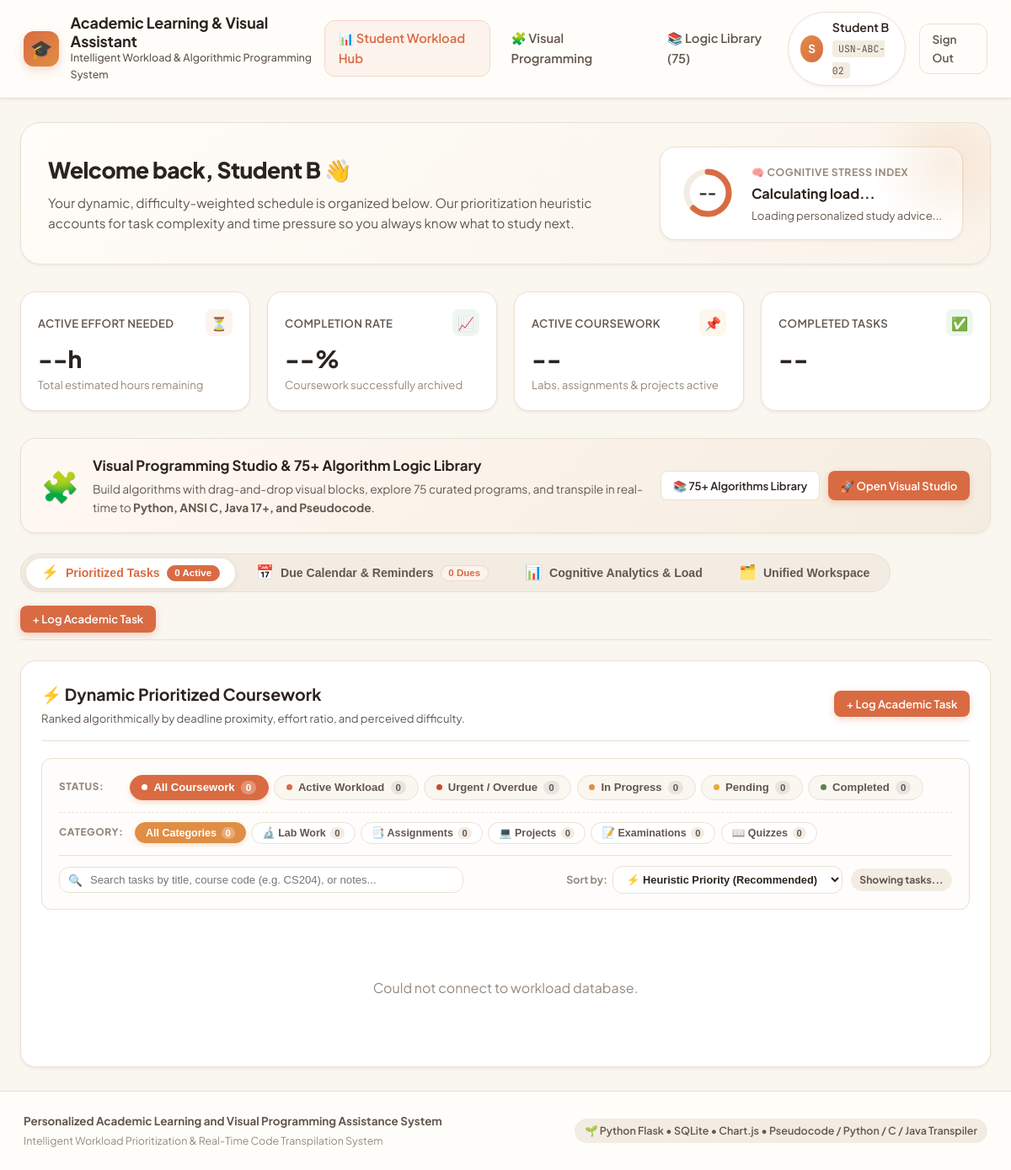
/dashboard (signed in), run on the app's committed database.
### tables this page shows
CREATE TABLE users (
        id INTEGER PRIMARY KEY AUTOINCREMENT,
        username TEXT UNIQUE NOT NULL,
        email TEXT UNIQUE NOT NULL,
        password_hash TEXT NOT NULL,
        full_name TEXT NOT NULL,
        usn TEXT,
        semester INTEGER DEFAULT 3,
        role TEXT DEFAULT 'student',
        created_at TIMESTAMP DEFAULT CURRENT_TIMESTAMP
    );

### app.py (the view)
@app.route('/dashboard')
@login_required
def dashboard():
    if session.get('role') == 'admin':
        return redirect(url_for('admin_dashboard'))
    return render_template('dashboard.html')

### app.py (called while the page is built)
def login_required(f):
    @wraps(f)
    def decorated_function(*args, **kwargs):
        if 'user_id' not in session:
            flash("Please sign in to access your academic dashboard.", "info")
            return redirect(url_for('login', next=request.url))
        return f(*args, **kwargs)
    return decorated_function

@app.context_processor
def inject_user():
    user = None
    if 'user_id' in session:
        user = UserModel.get_by_id(session['user_id'])
    return dict(current_user=user)

### database.py (called while the page is built)
def get_db_connection():
    conn = sqlite3.connect(Config.DATABASE_PATH)
    conn.row_factory = sqlite3.Row
    conn.execute("PRAGMA foreign_keys = ON")
    return conn

### models.py (called while the page is built)
    @staticmethod
    def get_by_id(user_id):
        conn = get_db_connection()
        user = conn.execute("SELECT * FROM users WHERE id = ?", (user_id,)).fetchone()
        conn.close()
        return dict(user) if user else None

### templates/dashboard.html (shortened to what this page needs)
{% extends 'base.html' %}
{% block extra_css %}
<link rel="stylesheet" href="{{ url_for('static', filename='css/dashboard.css') }}">
{% endblock %}
{% block content %}
<div class="dash-hero">
    <div class="dash-hero-text">
        <h2>Welcome back, {{ current_user.full_name }} 👋</h2>
        <p>
            Your dynamic, difficulty-weighted schedule is organized below. Our prioritization heuristic accounts for task complexity and time pressure so you always know what to study next.
        </p>
    </div>
    <div class="cognitive-card">
        <div class="stress-dial-wrapper">
            <svg class="stress-dial-svg" viewBox="0 0 64 64">
                <circle class="stress-dial-bg" cx="32" cy="32" r="25" />
                <circle id="stressDialFill" class="stress-dial-fill" cx="32" cy="32" r="25"
                        stroke-dasharray="157" stroke-dashoffset="60" />
            </svg>
            <div id="stressDialNumber" class="stress-dial-number">--</div>
        </div>
        <div class="cognitive-info">
            <span class="cognitive-label">🧠 Cognitive Stress Index</span>
            <div id="cognitiveStatus" class="cognitive-status">Calculating load...</div>
            <p id="cognitiveTip" class="cognitive-tip">
                Loading personalized study advice...
            </p>
        </div>
    </div>
</div>
<div class="metrics-row">
    <div class="metric-card">
        <div class="metric-header">
            <span class="metric-title">Active Effort Needed</span>
            <div class="metric-icon icon-terracotta">⏳</div>
        </div>
        <div id="metricActiveHours" class="metric-val">--h</div>
        <span class="metric-subtitle">Total estimated hours remaining</span>
    </div>
    <div class="metric-card">
        <div class="metric-header">
            <span class="metric-title">Completion Rate</span>
            <div class="metric-icon icon-sage">📈</div>
        </div>
        <div id="metricCompletionRate" class="metric-val">--%</div>
        <span class="metric-subtitle">Coursework successfully archived</span>
    </div>
    <div class="metric-card">
        <div class="metric-header">
            <span class="metric-title">Active Coursework</span>
            <div class="metric-icon icon-amber">📌</div>
        </div>
        <div id="metricActiveCount" class="metric-val">--</div>
        <span class="metric-subtitle">Labs, assignments & projects active</span>
    </div>
    <div class="metric-card">
        <div class="metric-header">
            <span class="metric-title">Completed Tasks</span>
            <div class="metric-icon icon-sage">✅</div>
        </div>
        <div id="metricCompletedCount" class="metric-val">--</div>
    </div>
</div>
<div class="logic-studio-callout">
    <div class="logic-callout-text">
        <span class="callout-icon">🧩</span>
        <div>
            <h4>Visual Programming Studio &amp; 75+ Algorithm Logic Library</h4>
            <p>
                Build algorithms with drag-and-drop visual blocks, explore 75 curated programs, and transpile in real-time to <strong>Python, ANSI C, Java 17+, and Pseudocode</strong>.
            </p>
        </div>
    </div>
    <div class="logic-callout-actions">
        <a href="{{ url_for('program_library') }}" class="btn btn-secondary btn-sm">
            📚 75+ Algorithms Library
        </a>
        <a href="{{ url_for('visual_assistant') }}" class="btn btn-primary btn-sm">
            🚀 Open Visual Studio
        </a>
    </div>
</div>
<div class="hub-tabs-container">
    <div class="hub-tabs-nav" role="tablist">
        <button type="button" class="hub-tab-btn active" data-hub-tab="tasks" role="tab" aria-selected="true">
            <span class="hub-tab-icon">⚡</span>
            <span class="hub-tab-label">Prioritized Tasks</span>
            <span id="hubTabBadgeTasks" class="hub-tab-badge">0 Active</span>
        </button>
        <button type="button" class="hub-tab-btn" data-hub-tab="calendar" role="tab" aria-selected="false">
            <span class="hub-tab-icon">📅</span>
            <span class="hub-tab-label">Due Calendar &amp; Reminders</span>
            <span id="hubTabBadgeCalendar" class="hub-tab-badge">0 Dues</span>
        </button>
        <button type="button" class="hub-tab-btn" data-hub-tab="analytics" role="tab" aria-selected="false">
            <span class="hub-tab-icon">📊</span>
            <span class="hub-tab-label">Cognitive Analytics &amp; Load</span>
        </button>
        <button type="button" class="hub-tab-btn" data-hub-tab="unified" role="tab" aria-selected="false">
            <span class="hub-tab-icon">🗂️</span>
            <span class="hub-tab-label">Unified Workspace</span>
        </button>
    </div>
    <div class="hub-tabs-actions">
        <button type="button" id="btnHubOpenAddTask" class="btn btn-primary btn-sm">
            + Log Academic Task
        </button>
    </div>
</div>
<div class="dashboard-grid dashboard-hub-layout" id="dashboardMainContainer" data-active-view="tasks">
    <div class="task-section-card">
        <div class="task-section-header">
            <div class="task-section-title-wrap">
                <h3>⚡ Dynamic Prioritized Coursework</h3>
                <p>Ranked algorithmically by deadline proximity, effort ratio, and perceived difficulty.</p>
            </div>
            <div>
                <button type="button" id="btnOpenAddTask" class="btn btn-primary btn-sm">
                    + Log Academic Task
                </button>
            </div>
        </div>
        <div class="tasktabs-system">
            <div class="tasktabs-row tasktabs-status-row">
                <span class="tasktabs-row-label">Status:</span>
                <div class="tasktabs-pills-list">
                    <button type="button" class="tasktab-btn active" data-status="all">
                        <span class="tasktab-dot dot-all"></span>
                        <span class="tasktab-text">All Coursework</span>
                        <span class="tasktab-count" id="badgeCountAll">0</span>
                    </button>
                    <button type="button" class="tasktab-btn" data-status="active">
                        <span class="tasktab-dot dot-active"></span>
                        <span class="tasktab-text">Active Workload</span>
                        <span class="tasktab-count count-active" id="badgeCountActive">0</span>
                    </button>
                    <button type="button" class="tasktab-btn" data-status="urgent">
                        <span class="tasktab-dot dot-urgent"></span>
                        <span class="tasktab-text">Urgent / Overdue</span>
                        <span class="tasktab-count count-urgent" id="badgeCountUrgent">0</span>
                    </button>
                    <button type="button" class="tasktab-btn" data-status="In Progress">
                        <span class="tasktab-dot dot-progress"></span>
                        <span class="tasktab-text">In Progress</span>
                        <span class="tasktab-count" id="badgeCountInProgress">0</span>
                    </button>
                    <button type="button" class="tasktab-btn" data-status="Pending">
                        <span class="tasktab-dot dot-pending"></span>
                        <span class="tasktab-text">Pending</span>
                        <span class="tasktab-count" id="badgeCountPending">0</span>
                    </button>
                    <button type="button" class="tasktab-btn" data-status="Completed">
                        <span class="tasktab-dot dot-completed"></span>
                        <span class="tasktab-text">Completed</span>
                        <span class="tasktab-count count-completed" id="badgeCountCompleted">0</span>
                    </button>
                </div>
            </div>
            <div class="tasktabs-row tasktabs-category-row">
                <span class="tasktabs-row-label">Category:</span>
                <div class="category-chips-list">
                    <button type="button" class="category-chip-btn active" data-category="all">
                        <span>All Categories</span>
                        <span class="chip-count" id="catCountAll">0</span>
                    </button>
                    <button type="button" class="category-chip-btn" data-category="Laboratory Work">
                        <span>🔬 Lab Work</span>
                        <span class="chip-count" id="catCountLab">0</span>
                    </button>
                    <button type="button" class="category-chip-btn" data-category="Assignment">
                        <span>📑 Assignments</span>
                        <span class="chip-count" id="catCountAssign">0</span>
                    </button>
                    <button type="button" class="category-chip-btn" data-category="Project">
                        <span>💻 Projects</span>
                        <span class="chip-count" id="catCountProj">0</span>
                    </button>
                    <button type="button" class="category-chip-btn" data-category="Examination">
                        <span>📝 Examinations</span>
                        <span class="chip-count" id="catCountExam">0</span>
                    </button>
                    <button type="button" class="category-chip-btn" data-category="Reading/Quiz">
                        <span>📖 Quizzes</span>
                        <span class="chip-count" id="catCountQuiz">0</span>
                    </button>
                </div>
            </div>
            <div class="tasktabs-row tasktabs-controls-row">
                <div class="task-search-box">
                    <span class="search-icon">🔍</span>
                    <input type="text" id="taskSearchInput" class="task-search-field" placeholder="Search tasks by title, course code (e.g. CS204), or notes...">
                </div>
                <div class="task-controls-right">
                    <div class="sort-selector-wrapper">
                        <label for="taskSortSelect" class="sort-label">Sort by:</label>
                        <select id="taskSortSelect" class="sort-dropdown">
                            <option value="priority" selected>⚡ Heuristic Priority (Recommended)</option>
                        </select>
                    </div>
                    <span id="taskResultsCount" class="results-count-pill">Showing tasks...</span>
                </div>
            </div>
        </div>
        <div id="tasksListContainer" class="tasks-list">
        </div>
    </div>
</div>
{% endblock %}

### templates/base.html (shortened to what this page needs)
<!DOCTYPE html>
<html lang="en">
<head>
    <link rel="stylesheet" href="{{ url_for('static', filename='css/style.css') }}">
    {% block extra_css %}{% endblock %}
</head>
<body>
    <nav class="navbar">
        <a href="{{ url_for('dashboard') if current_user else url_for('login') }}" class="brand-wrapper">
            <div class="brand-logo-icon">🎓</div>
            <div class="brand-info">
                <h1>Academic Learning & Visual Assistant</h1>
                <span>Intelligent Workload & Algorithmic Programming System</span>
            </div>
        </a>
        {% if current_user %}
        <ul class="nav-links">
            {% if current_user.role == 'admin' %}
            <li>
                <a href="{{ url_for('admin_dashboard') }}" class="nav-link {% if request.path == '/admin' %}active{% endif %}" style="color:var(--primary); font-weight:700;">
                    🛡️ Admin Oversight
                </a>
            </li>
            {% else %}
            <li>
                <a href="{{ url_for('dashboard') }}" class="nav-link {% if request.path == '/dashboard' %}active{% endif %}">
                    📊 Student Workload Hub
                </a>
            </li>
            {% endif %}
            <li>
                <a href="{{ url_for('visual_assistant') }}" class="nav-link {% if request.path == '/visual-assistant' %}active{% endif %}">
                    🧩 Visual Programming
                </a>
            </li>
            <li>
                <a href="{{ url_for('program_library') }}" class="nav-link {% if request.path == '/program-library' %}active{% endif %}">
                    📚 Logic Library (75)
                </a>
            </li>
        </ul>
        <div class="nav-user">
            <div class="user-badge">
                <div class="avatar-circle">
                    {{ current_user.full_name[0] if current_user.full_name else 'S' }}
                </div>
                <div>
                    <div class="user-name">{{ current_user.full_name }}</div>
                    <span class="usn-pill">{{ current_user.usn or 'User' }}</span>
                </div>
            </div>
            <a href="{{ url_for('logout') }}" class="btn-signout" title="Sign out safely">Sign Out</a>
        </div>
        {% endif %}
    </nav>
    <main class="page-container">
        {% block content %}{% endblock %}
    </main>
    <footer class="footer">
        <div class="footer-content">
            <div>
                <strong>Personalized Academic Learning and Visual Programming Assistance System</strong>
                <p style="margin-top:0.25rem; font-size:0.78rem; color:var(--text-tertiary);">
                    Intelligent Workload Prioritization & Real-Time Code Transpilation System
                </p>
            </div>
            <div class="footer-tech-tag">
                <span>🌱 Python Flask • SQLite • Chart.js • Pseudocode / Python / C / Java Transpiler</span>
            </div>
        </div>
    </footer>
</body>
</html>

### data on the page
users: full_name "S", full_name "Student B", usn "USN-ABC-02"
